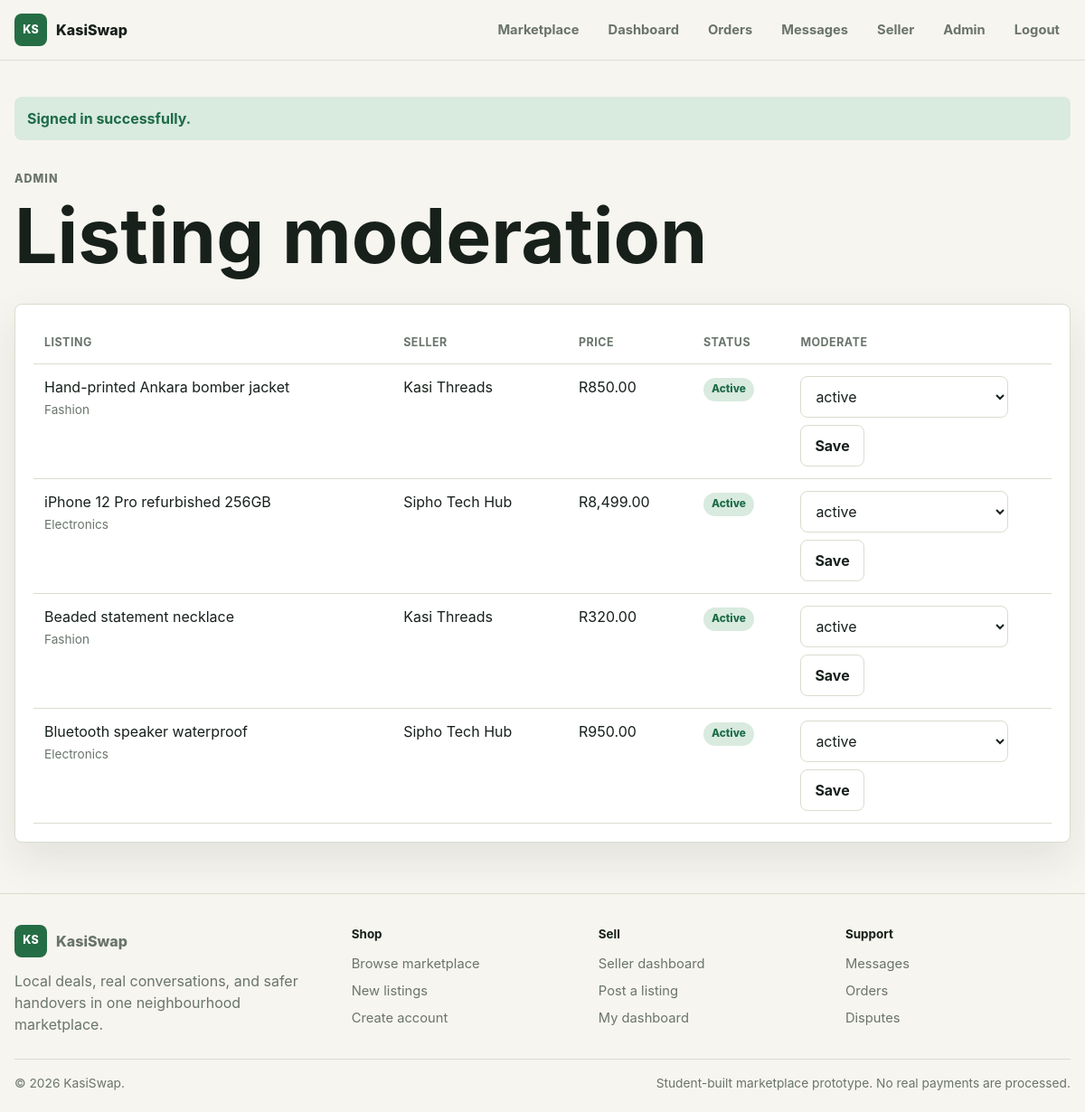
The page /admin/listings.php (signed in) on the database its author committed.
### tables this page shows
CREATE TABLE listings (
  id INT AUTO_INCREMENT PRIMARY KEY,
  seller_id INT NOT NULL,
  category_id INT NOT NULL,
  title VARCHAR(160) NOT NULL,
  slug VARCHAR(180) NOT NULL UNIQUE,
  description TEXT NOT NULL,
  price DECIMAL(10,2) NOT NULL,
  item_condition ENUM('new', 'like_new', 'good', 'fair') NOT NULL,
  status ENUM('active', 'reserved', 'sold', 'draft', 'hidden') NOT NULL DEFAULT 'active',
  location_township VARCHAR(100) NOT NULL,
  location_city VARCHAR(100) NOT NULL,
  accepts_escrow TINYINT(1) NOT NULL DEFAULT 1,
  accepts_delivery TINYINT(1) NOT NULL DEFAULT 1,
  created_at TIMESTAMP NOT NULL DEFAULT CURRENT_TIMESTAMP,
  CONSTRAINT fk_listings_seller FOREIGN KEY (seller_id) REFERENCES users(id),
  CONSTRAINT fk_listings_category FOREIGN KEY (category_id) REFERENCES categories(id),
  INDEX idx_listings_search (status, category_id, location_township, price)
);

CREATE TABLE categories (
  id INT AUTO_INCREMENT PRIMARY KEY,
  name VARCHAR(100) NOT NULL,
  slug VARCHAR(100) NOT NULL UNIQUE
);

CREATE TABLE seller_profiles (
  user_id INT PRIMARY KEY,
  store_name VARCHAR(120) NOT NULL,
  store_bio TEXT NULL,
  response_time_hours INT NULL,
  total_sales INT NOT NULL DEFAULT 0,
  CONSTRAINT fk_seller_profiles_user FOREIGN KEY (user_id) REFERENCES users(id) ON DELETE CASCADE
);

### app/helpers.php (called while the page is built, shortened)
<?php
function e(?string $value): string
{
    return htmlspecialchars($value ?? '', ENT_QUOTES, 'UTF-8');
}
function money(float|string|int $amount): string
{
    return 'R' . number_format((float) $amount, 2);
}
function is_active(string $path): string
{
    $current = basename(parse_url($_SERVER['REQUEST_URI'], PHP_URL_PATH) ?: 'index.php');
    return $current === $path ? 'active' : '';
}
function consume_flash(): array
{
    $messages = $_SESSION['flash'] ?? [];
    return $messages;
}
function selected(string $actual, string $expected): string
{
    return $actual === $expected ? 'selected' : '';
}

### app/database.php (called while the page is built, shortened)
<?php
function db(): PDO
{
    static $pdo = null;
    if ($pdo instanceof PDO) {
        return $pdo;
    }
    $config = app_config();
    $dsn = sprintf(
        'mysql:host=%s;port=%s;dbname=%s;charset=utf8mb4',
        $config['db_host'],
        $config['db_port'],
        $config['db_name']
    );
    $pdo = new PDO($dsn, $config['db_user'], $config['db_pass'], [
        PDO::ATTR_ERRMODE => PDO::ERRMODE_EXCEPTION,
        PDO::ATTR_DEFAULT_FETCH_MODE => PDO::FETCH_ASSOC,
        PDO::ATTR_EMULATE_PREPARES => false,
    ]);
    return $pdo;
}

### app/security.php (called while the page is built, shortened)
<?php
function current_user(): ?array
{
    $stmt = db()->prepare('SELECT * FROM users WHERE id = ? AND status = "active" LIMIT 1');
    $stmt->execute([$_SESSION['user_id']]);
    $user = $stmt->fetch();
    return $user;
}

### public/admin/listings.php (the view, shortened to what this page needs)
<?php
$listings = db()->query(
    'SELECT l.*, c.name AS category_name, u.full_name AS seller_name, sp.store_name
     FROM listings l
     JOIN categories c ON c.id = l.category_id
     JOIN users u ON u.id = l.seller_id
     LEFT JOIN seller_profiles sp ON sp.user_id = u.id
     ORDER BY l.created_at DESC'
)->fetchAll();
render_header('Admin listings');
?>
<section class="page-heading">
    <p class="eyebrow">Admin</p>
    <h1>Listing moderation</h1>
</section>
<section class="panel">
    <div class="table-wrap">
        <table>
            <thead><tr><th>Listing</th><th>Seller</th><th>Price</th><th>Status</th><th>Moderate</th></tr></thead>
            <tbody>
                <?php foreach ($listings as $listing): ?>
                    <tr>
                        <td><?= e($listing['title']) ?><br><span><?= e($listing['category_name']) ?></span></td>
                        <td><?= e($listing['store_name'] ?? $listing['seller_name']) ?></td>
                        <td><?= money($listing['price']) ?></td>
                        <td><?= status_badge($listing['status']) ?></td>
                        <td>
                            <form class="inline-form" method="post">
                                <select name="status">
                                    <?php foreach (['active', 'reserved', 'sold', 'draft', 'hidden'] as $status): ?>
                                        <option value="<?= e($status) ?>" <?= selected($listing['status'], $status) ?>><?= e($status) ?></option>
                                    <?php endforeach; ?>
                                </select>
                                <button class="button secondary" type="submit">Save</button>
                            </form>
                        </td>
                    </tr>
                <?php endforeach; ?>
            </tbody>
        </table>
    </div>
</section>
<?php render_footer(); ?>

### app/layout.php (shortened to what this page needs)
<?php
function render_header(string $title = APP_NAME): void
{
    $user = current_user();
    ?>
    <!doctype html>
    <html lang="en">
    <head>
        <link rel="stylesheet" href="/assets/css/styles.css">
    </head>
    <body>
        <header class="site-header">
            <a class="brand" href="/index.php">
                <span class="brand-mark">KS</span>
                <span>KasiSwap</span>
            </a>
            <nav class="site-nav" data-nav>
                <a class="<?= is_active('marketplace.php') ?>" href="/marketplace.php">Marketplace</a>
                <?php if ($user): ?>
                    <a class="<?= is_active('dashboard.php') ?>" href="/dashboard.php">Dashboard</a>
                    <a class="<?= is_active('orders.php') ?>" href="/orders.php">Orders</a>
                    <a class="<?= is_active('messages.php') ?>" href="/messages.php">Messages</a>
                    <?php if ($user['role'] === 'seller' || $user['role'] === 'admin'): ?>
                        <a class="<?= is_active('seller-listings.php') ?>" href="/seller-listings.php">Seller</a>
                    <?php endif; ?>
                    <?php if ($user['role'] === 'admin'): ?>
                        <a href="/admin/index.php">Admin</a>
                    <?php endif; ?>
                    <a href="/logout.php">Logout</a>
                <?php else: ?>
                    <a class="<?= is_active('auth.php') ?>" href="/auth.php">Sign in</a>
                <?php endif; ?>
            </nav>
        </header>
        <main>
            <?php foreach (consume_flash() as $message): ?>
                <div class="flash <?= e($message['type']) ?>"><?= e($message['message']) ?></div>
            <?php endforeach; ?>
    <?php
}
function render_footer(): void
{
    ?>
        </main>
        <footer class="site-footer">
            <div class="footer-grid">
                <section>
                    <a class="brand footer-brand" href="/index.php">
                        <span class="brand-mark">KS</span>
                        <span>KasiSwap</span>
                    </a>
                    <p>Local deals, real conversations, and safer handovers in one neighbourhood marketplace.</p>
                </section>
                <section>
                    <h2>Shop</h2>
                    <a href="/marketplace.php">Browse marketplace</a>
                    <a href="/marketplace.php?sort=newest">New listings</a>
                    <a href="/auth.php">Create account</a>
                </section>
                <section>
                    <h2>Sell</h2>
                    <a href="/seller-listings.php">Seller dashboard</a>
                    <a href="/seller-listing-form.php">Post a listing</a>
                    <a href="/dashboard.php">My dashboard</a>
                </section>
                <section>
                    <h2>Support</h2>
                    <a href="/messages.php">Messages</a>
                    <a href="/orders.php">Orders</a>
                    <a href="/disputes.php">Disputes</a>
                </section>
            </div>
            <div class="footer-bottom">
                <span>&copy; <?= date('Y') ?> KasiSwap.</span>
                <span>Student-built marketplace prototype. No real payments are processed.</span>
            </div>
        </footer>
    </body>
    </html>
    <?php
}
function status_badge(string $value): string
{
    $class = match ($value) {
        'active', 'released', 'confirmed', 'approved', 'id_verified', 'premium' => 'success',
        'pending_payment', 'pending', 'under_review', 'in_escrow', 'shipped', 'delivered', 'phone' => 'warning',
        'disputed', 'refunded', 'rejected', 'hidden', 'suspended' => 'danger',
        default => 'muted',
    };
    return '<span class="badge ' . $class . '">' . e(str_replace('_', ' ', $value)) . '</span>';
}

### public/assets/css/styles.css (style rules this page uses)
:root { --bg: #f7f5ef; --surface: #ffffff; --surface-2: #f0efe7; --text: #17201b; --muted: #69746b; --line: #d8ddcf; --primary: #256d45; --primary-dark: #184a31; --primary-soft: #dfead6; --warning: #9b6b17; --warning-soft: #fff2cc; --danger: #a13d3a; --danger-soft: #f8d9d8; --success: #1d6c47; --success-soft: #d9eadf; --shadow: 0 18px 45px rgba(26, 38, 31, 0.09); color-scheme: light; }
* { box-sizing: border-box; }
body { margin: 0; background: var(--bg); color: var(--text); font-family: Inter, ui-sans-serif, system-ui, -apple-system, BlinkMacSystemFont, "Segoe UI", sans-serif; line-height: 1.5; }
a { color: inherit; text-decoration: none; }
main { width: min(1180px, calc(100% - 32px)); margin: 0 auto; padding: 28px 0 56px; }
input, select, textarea, button { font: inherit; }
input, select, textarea { width: 100%; border: 1px solid var(--line); border-radius: 8px; background: #fff; color: var(--text); padding: 11px 12px; outline: none; }
table { width: 100%; border-collapse: collapse; }
th, td { border-bottom: 1px solid var(--line); padding: 13px 12px; text-align: left; vertical-align: top; }
th { color: var(--muted); font-size: 0.78rem; letter-spacing: 0.04em; text-transform: uppercase; }
td span { color: var(--muted); font-size: 0.85rem; }
.site-header { position: sticky; top: 0; z-index: 20; display: flex; align-items: center; justify-content: space-between; gap: 18px; border-bottom: 1px solid rgba(216, 221, 207, 0.9); background: rgba(247, 245, 239, 0.92); padding: 14px max(16px, calc((100vw - 1180px) / 2)); backdrop-filter: blur(12px); }
.brand { display: inline-flex; align-items: center; gap: 10px; font-weight: 800; }
.brand-mark { display: inline-flex; width: 36px; height: 36px; align-items: center; justify-content: center; border-radius: 8px; background: var(--primary); color: #fff; font-size: 0.78rem; }
.site-nav { display: flex; align-items: center; gap: 8px; }
.site-nav a { border-radius: 999px; color: var(--muted); font-size: 0.92rem; font-weight: 650; padding: 8px 12px; }
.site-footer { border-top: 1px solid var(--line); color: var(--muted); padding: 34px max(16px, calc((100vw - 1180px) / 2)) 22px; }
.footer-grid { display: grid; grid-template-columns: 1.4fr repeat(3, minmax(140px, 1fr)); gap: 24px; }
.footer-grid section { display: grid; align-content: start; gap: 8px; }
.footer-brand { justify-self: start; margin-bottom: 6px; }
.footer-grid h2 { margin: 0 0 4px; color: var(--text); font-size: 0.84rem; }
.footer-grid p { max-width: 360px; margin: 0; }
.footer-grid a:not(.brand) { color: var(--muted); font-size: 0.92rem; }
.footer-bottom { display: flex; flex-wrap: wrap; gap: 10px 18px; justify-content: space-between; border-top: 1px solid var(--line); margin-top: 26px; padding-top: 16px; font-size: 0.86rem; }
.hero h1, .page-heading h1, .detail-panel h1 { margin: 0; max-width: 780px; font-size: clamp(2.4rem, 7vw, 5.8rem); line-height: 0.98; letter-spacing: 0; }
.hero-lead, .page-heading p, .detail-panel p { color: var(--muted); max-width: 640px; }
.eyebrow { margin: 0 0 12px; color: var(--primary); font-size: 0.78rem; font-weight: 800; letter-spacing: 0.08em; text-transform: uppercase; }
.button { display: inline-flex; min-height: 42px; align-items: center; justify-content: center; border: 1px solid transparent; border-radius: 8px; cursor: pointer; font-weight: 750; padding: 10px 15px; }
.button.secondary { border-color: var(--line); background: var(--surface); color: var(--text); }
.stats-grid article, .panel, .listing-card, .trust-band, .filter-bar { border: 1px solid var(--line); border-radius: 8px; background: var(--surface); box-shadow: var(--shadow); }
.section, .page-heading { margin: 34px 0; }
.badge { display: inline-flex; align-items: center; border-radius: 999px; font-size: 0.74rem; font-weight: 800; line-height: 1; padding: 7px 9px; text-transform: capitalize; }
.badge.success { background: var(--success-soft); color: var(--success); }
.panel { padding: 20px; }
.table-wrap { overflow-x: auto; }
.inline-form { display: flex; flex-wrap: wrap; gap: 8px; align-items: end; }
.inline-form input, .inline-form select { width: min(230px, 100%); }
.flash { border-radius: 8px; margin: 12px 0; padding: 12px 14px; font-weight: 700; }
.flash.success { background: var(--success-soft); color: var(--success); }

### rows shown on the page
listings: title "Hand-printed Ankara bomber jacket", category.name "Fashion", seller_profiles.store_name "Kasi Threads", price "R850.00", status "Active", status "active"
listings: title "iPhone 12 Pro refurbished 256GB", category.name "Electronics", seller_profiles.store_name "Sipho Tech Hub", price "R8,499.00", status "Active", status "active"
listings: title "Beaded statement necklace", category.name "Fashion", seller_profiles.store_name "Kasi Threads", price "R320.00", status "Active", status "active"
listings: title "Bluetooth speaker waterproof", category.name "Electronics", seller_profiles.store_name "Sipho Tech Hub", price "R950.00", status "Active", status "active"

### other values the page prints
$message['message'] "Signed in successfully."
